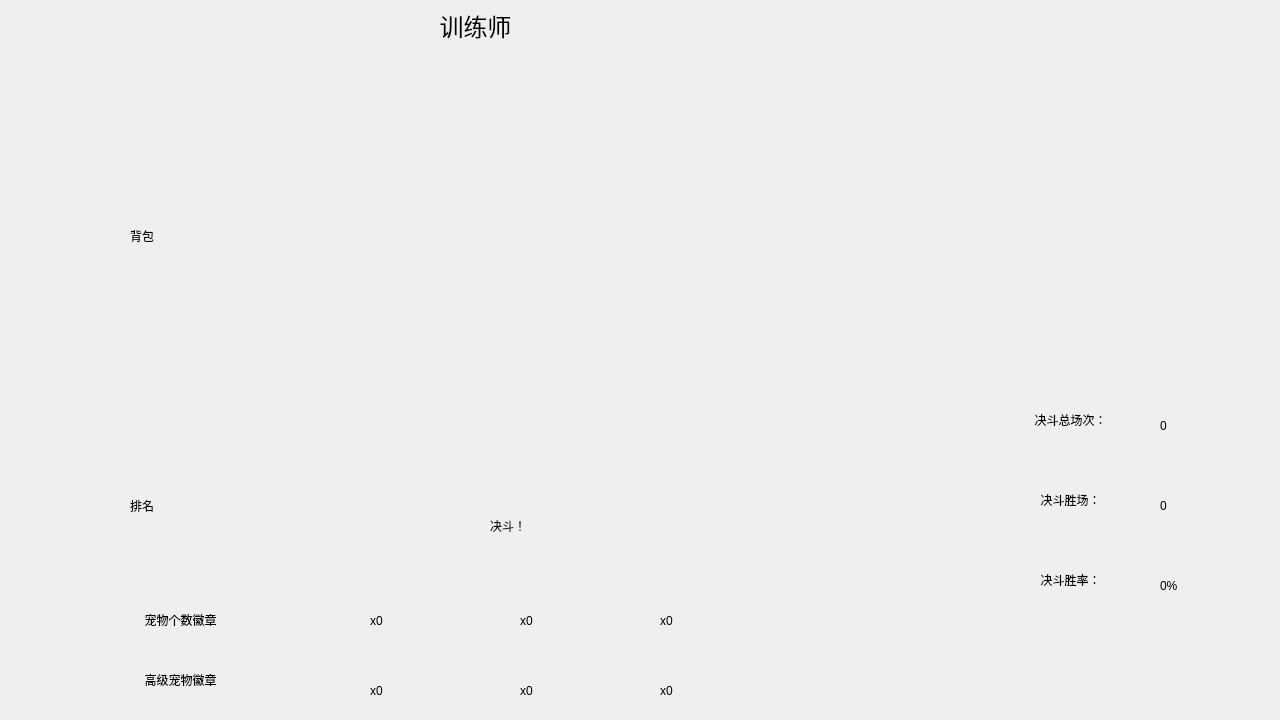
<?xml version="1.0" encoding="UTF-8"?>
<ui version="4.0">
 <class>Home</class>
 <widget class="QWidget" name="Home">
  <property name="geometry">
   <rect>
    <x>0</x>
    <y>0</y>
    <width>1280</width>
    <height>720</height>
   </rect>
  </property>
  <property name="minimumSize">
   <size>
    <width>1280</width>
    <height>720</height>
   </size>
  </property>
  <property name="maximumSize">
   <size>
    <width>1280</width>
    <height>720</height>
   </size>
  </property>
  <property name="windowTitle">
   <string>Form</string>
  </property>
  <property name="styleSheet">
   <string notr="true">background-image: url(:/background/elements/home.jpg);</string>
  </property>
  <widget class="QPushButton" name="rankButton">
   <property name="geometry">
    <rect>
     <x>80</x>
     <y>360</y>
     <width>141</width>
     <height>128</height>
    </rect>
   </property>
   <property name="minimumSize">
    <size>
     <width>128</width>
     <height>128</height>
    </size>
   </property>
   <property name="styleSheet">
    <string notr="true">image: url(:/icon/elements/rank.png);
background: transparent;
border: none;
</string>
   </property>
   <property name="text">
    <string/>
   </property>
  </widget>
  <widget class="QPushButton" name="battleButton">
   <property name="geometry">
    <rect>
     <x>290</x>
     <y>40</y>
     <width>512</width>
     <height>512</height>
    </rect>
   </property>
   <property name="minimumSize">
    <size>
     <width>512</width>
     <height>512</height>
    </size>
   </property>
   <property name="styleSheet">
    <string notr="true">image: url(:/icon/elements/battle.png);
background: transparent;
border: none;</string>
   </property>
   <property name="text">
    <string/>
   </property>
  </widget>
  <widget class="QPushButton" name="bagButton">
   <property name="geometry">
    <rect>
     <x>90</x>
     <y>100</y>
     <width>128</width>
     <height>128</height>
    </rect>
   </property>
   <property name="minimumSize">
    <size>
     <width>128</width>
     <height>128</height>
    </size>
   </property>
   <property name="styleSheet">
    <string notr="true">image: url(:/icon/elements/bag.png);
background: transparent;
border: none;</string>
   </property>
   <property name="text">
    <string/>
   </property>
  </widget>
  <widget class="QLabel" name="bagLabel">
   <property name="geometry">
    <rect>
     <x>130</x>
     <y>220</y>
     <width>51</width>
     <height>31</height>
    </rect>
   </property>
   <property name="styleSheet">
    <string notr="true">background: transparent;
border: none;
font: 700 24pt &quot;Hannotate SC&quot;;</string>
   </property>
   <property name="text">
    <string>背包</string>
   </property>
  </widget>
  <widget class="QLabel" name="rankLable">
   <property name="geometry">
    <rect>
     <x>130</x>
     <y>490</y>
     <width>51</width>
     <height>31</height>
    </rect>
   </property>
   <property name="styleSheet">
    <string notr="true">background: transparent;
border: none;
font: 700 24pt &quot;Hannotate SC&quot;;</string>
   </property>
   <property name="text">
    <string>排名</string>
   </property>
  </widget>
  <widget class="QLabel" name="battleLabel">
   <property name="geometry">
    <rect>
     <x>490</x>
     <y>490</y>
     <width>131</width>
     <height>71</height>
    </rect>
   </property>
   <property name="styleSheet">
    <string notr="true">background: transparent;
border: none;
font: 700 48pt &quot;Hannotate SC&quot;;</string>
   </property>
   <property name="text">
    <string>决斗！</string>
   </property>
  </widget>
  <widget class="QLabel" name="pokemonCntMedalFrame">
   <property name="geometry">
    <rect>
     <x>70</x>
     <y>600</y>
     <width>221</width>
     <height>41</height>
    </rect>
   </property>
   <property name="styleSheet">
    <string notr="true">border-image: url(:/background/elements/frame2.png);
font: 700 24pt &quot;Hannotate SC&quot;;
background: transparent;
border: none;</string>
   </property>
   <property name="text">
    <string>&lt;html&gt;&lt;head/&gt;&lt;body&gt;&lt;p align=&quot;center&quot;&gt;宠物个数徽章&lt;/p&gt;&lt;/body&gt;&lt;/html&gt;</string>
   </property>
  </widget>
  <widget class="QLabel" name="highPokemonMedalFrame">
   <property name="geometry">
    <rect>
     <x>70</x>
     <y>660</y>
     <width>221</width>
     <height>41</height>
    </rect>
   </property>
   <property name="styleSheet">
    <string notr="true">border-image: url(:/background/elements/frame2.png);
font: 700 24pt &quot;Hannotate SC&quot;;
background: transparent;
border: none;
</string>
   </property>
   <property name="text">
    <string>&lt;html&gt;&lt;head/&gt;&lt;body&gt;&lt;p align=&quot;center&quot;&gt;高级宠物徽章&lt;/p&gt;&lt;/body&gt;&lt;/html&gt;</string>
   </property>
  </widget>
  <widget class="QLabel" name="pokemonCntMedalGoldenIcon">
   <property name="geometry">
    <rect>
     <x>310</x>
     <y>590</y>
     <width>51</width>
     <height>51</height>
    </rect>
   </property>
   <property name="styleSheet">
    <string notr="true">image: url(:/icon/elements/golden.png);
background: transparent;
border: none;</string>
   </property>
   <property name="text">
    <string/>
   </property>
  </widget>
  <widget class="QLabel" name="pokemonCntMedalGoldenLabel">
   <property name="geometry">
    <rect>
     <x>370</x>
     <y>610</y>
     <width>81</width>
     <height>21</height>
    </rect>
   </property>
   <property name="styleSheet">
    <string notr="true">font: 24pt &quot;Hannotate SC&quot;;
background: transparent;
border: none;</string>
   </property>
   <property name="text">
    <string>x0</string>
   </property>
  </widget>
  <widget class="QLabel" name="highPokemonMedalGoldenIcon">
   <property name="geometry">
    <rect>
     <x>310</x>
     <y>660</y>
     <width>51</width>
     <height>51</height>
    </rect>
   </property>
   <property name="styleSheet">
    <string notr="true">image: url(:/icon/elements/golden.png);
background: transparent;
border: none;</string>
   </property>
   <property name="text">
    <string/>
   </property>
  </widget>
  <widget class="QLabel" name="highPokemonMedalGoldenLabel">
   <property name="geometry">
    <rect>
     <x>370</x>
     <y>680</y>
     <width>81</width>
     <height>21</height>
    </rect>
   </property>
   <property name="styleSheet">
    <string notr="true">font: 24pt &quot;Hannotate SC&quot;;
background: transparent;
border: none;</string>
   </property>
   <property name="text">
    <string>x0</string>
   </property>
  </widget>
  <widget class="QLabel" name="pokemonCntMedalSilverIcon">
   <property name="geometry">
    <rect>
     <x>460</x>
     <y>590</y>
     <width>51</width>
     <height>51</height>
    </rect>
   </property>
   <property name="styleSheet">
    <string notr="true">image: url(:/icon/elements/silver.png);
background: transparent;
border: none;</string>
   </property>
   <property name="text">
    <string/>
   </property>
  </widget>
  <widget class="QLabel" name="highPokemonMedalSilverLabel">
   <property name="geometry">
    <rect>
     <x>520</x>
     <y>680</y>
     <width>81</width>
     <height>21</height>
    </rect>
   </property>
   <property name="styleSheet">
    <string notr="true">font: 24pt &quot;Hannotate SC&quot;;
background: transparent;
border: none;</string>
   </property>
   <property name="text">
    <string>x0</string>
   </property>
  </widget>
  <widget class="QLabel" name="highPokemonMedalSilverIcon">
   <property name="geometry">
    <rect>
     <x>460</x>
     <y>660</y>
     <width>51</width>
     <height>51</height>
    </rect>
   </property>
   <property name="styleSheet">
    <string notr="true">image: url(:/icon/elements/silver.png);
background: transparent;
border: none;</string>
   </property>
   <property name="text">
    <string/>
   </property>
  </widget>
  <widget class="QLabel" name="pokemonCntMedalSilverLabel">
   <property name="geometry">
    <rect>
     <x>520</x>
     <y>610</y>
     <width>81</width>
     <height>21</height>
    </rect>
   </property>
   <property name="styleSheet">
    <string notr="true">font: 24pt &quot;Hannotate SC&quot;;
background: transparent;
border: none;</string>
   </property>
   <property name="text">
    <string>x0</string>
   </property>
  </widget>
  <widget class="QLabel" name="pokemonCntMedalBronzeIcon">
   <property name="geometry">
    <rect>
     <x>600</x>
     <y>590</y>
     <width>51</width>
     <height>51</height>
    </rect>
   </property>
   <property name="styleSheet">
    <string notr="true">image: url(:/icon/elements/bronze.png);
background: transparent;
border: none;</string>
   </property>
   <property name="text">
    <string/>
   </property>
  </widget>
  <widget class="QLabel" name="highPokemonMedalBronzeLabel">
   <property name="geometry">
    <rect>
     <x>660</x>
     <y>680</y>
     <width>91</width>
     <height>21</height>
    </rect>
   </property>
   <property name="styleSheet">
    <string notr="true">font: 24pt &quot;Hannotate SC&quot;;
background: transparent;
border: none;</string>
   </property>
   <property name="text">
    <string>x0</string>
   </property>
  </widget>
  <widget class="QLabel" name="highPokemonMedalBronzeIcon">
   <property name="geometry">
    <rect>
     <x>600</x>
     <y>660</y>
     <width>51</width>
     <height>51</height>
    </rect>
   </property>
   <property name="styleSheet">
    <string notr="true">image: url(:/icon/elements/bronze.png);
background: transparent;
border: none;</string>
   </property>
   <property name="text">
    <string/>
   </property>
  </widget>
  <widget class="QLabel" name="pokemonCntMedalBronzeLabel">
   <property name="geometry">
    <rect>
     <x>660</x>
     <y>610</y>
     <width>91</width>
     <height>21</height>
    </rect>
   </property>
   <property name="styleSheet">
    <string notr="true">font: 24pt &quot;Hannotate SC&quot;;
background: transparent;
border: none;</string>
   </property>
   <property name="text">
    <string>x0</string>
   </property>
  </widget>
  <widget class="QPushButton" name="backButton">
   <property name="geometry">
    <rect>
     <x>1160</x>
     <y>0</y>
     <width>100</width>
     <height>81</height>
    </rect>
   </property>
   <property name="styleSheet">
    <string notr="true">image: url(:/icon/elements/close.png);
background: transparent;
border: none;
</string>
   </property>
   <property name="text">
    <string/>
   </property>
  </widget>
  <widget class="QLabel" name="nameFrame">
   <property name="geometry">
    <rect>
     <x>80</x>
     <y>0</y>
     <width>771</width>
     <height>81</height>
    </rect>
   </property>
   <property name="styleSheet">
    <string notr="true">border-image: url(:/background/elements/name.png);
background: transparent;
border: none;</string>
   </property>
   <property name="text">
    <string>&lt;html&gt;&lt;head/&gt;&lt;body&gt;&lt;p align=&quot;center&quot;&gt;&lt;br/&gt;&lt;/p&gt;&lt;/body&gt;&lt;/html&gt;</string>
   </property>
  </widget>
  <widget class="QLabel" name="nameLabel">
   <property name="geometry">
    <rect>
     <x>240</x>
     <y>0</y>
     <width>471</width>
     <height>51</height>
    </rect>
   </property>
   <property name="styleSheet">
    <string notr="true">background: transparent;
border: none;
font: 700 48pt &quot;Hannotate SC&quot;;</string>
   </property>
   <property name="text">
    <string>&lt;html&gt;&lt;head/&gt;&lt;body&gt;&lt;p align=&quot;center&quot;&gt;&lt;span style=&quot; font-size:18pt;&quot;&gt;训练师&lt;/span&gt;&lt;/p&gt;&lt;/body&gt;&lt;/html&gt;</string>
   </property>
  </widget>
  <widget class="QLabel" name="battleCntLable">
   <property name="geometry">
    <rect>
     <x>990</x>
     <y>400</y>
     <width>161</width>
     <height>41</height>
    </rect>
   </property>
   <property name="styleSheet">
    <string notr="true">border-image: url(:/background/elements/frame2.png);
font: 700 24pt &quot;Hannotate SC&quot;;
background: transparent;
border: none;</string>
   </property>
   <property name="text">
    <string>&lt;html&gt;&lt;head/&gt;&lt;body&gt;&lt;p align=&quot;center&quot;&gt;决斗总场次：&lt;/p&gt;&lt;/body&gt;&lt;/html&gt;</string>
   </property>
  </widget>
  <widget class="QLabel" name="battleWinCntLabel">
   <property name="geometry">
    <rect>
     <x>990</x>
     <y>480</y>
     <width>161</width>
     <height>41</height>
    </rect>
   </property>
   <property name="styleSheet">
    <string notr="true">border-image: url(:/background/elements/frame2.png);
font: 700 24pt &quot;Hannotate SC&quot;;
background: transparent;
border: none;</string>
   </property>
   <property name="text">
    <string>&lt;html&gt;&lt;head/&gt;&lt;body&gt;&lt;p align=&quot;center&quot;&gt;决斗胜场：&lt;/p&gt;&lt;/body&gt;&lt;/html&gt;</string>
   </property>
  </widget>
  <widget class="QLabel" name="battleWinRateLabel">
   <property name="geometry">
    <rect>
     <x>990</x>
     <y>560</y>
     <width>161</width>
     <height>41</height>
    </rect>
   </property>
   <property name="styleSheet">
    <string notr="true">border-image: url(:/background/elements/frame2.png);
font: 700 24pt &quot;Hannotate SC&quot;;
background: transparent;
border: none;</string>
   </property>
   <property name="text">
    <string>&lt;html&gt;&lt;head/&gt;&lt;body&gt;&lt;p align=&quot;center&quot;&gt;决斗胜率：&lt;/p&gt;&lt;/body&gt;&lt;/html&gt;</string>
   </property>
  </widget>
  <widget class="QLabel" name="battleCnt">
   <property name="geometry">
    <rect>
     <x>1160</x>
     <y>410</y>
     <width>111</width>
     <height>31</height>
    </rect>
   </property>
   <property name="styleSheet">
    <string notr="true">font: 700 24pt &quot;Hannotate SC&quot;;
background: transparent;
border: none;</string>
   </property>
   <property name="text">
    <string>0</string>
   </property>
  </widget>
  <widget class="QLabel" name="battleWinCnt">
   <property name="geometry">
    <rect>
     <x>1160</x>
     <y>490</y>
     <width>111</width>
     <height>31</height>
    </rect>
   </property>
   <property name="styleSheet">
    <string notr="true">font: 700 24pt &quot;Hannotate SC&quot;;
background: transparent;
border: none;</string>
   </property>
   <property name="text">
    <string>0</string>
   </property>
  </widget>
  <widget class="QLabel" name="battleWinRate">
   <property name="geometry">
    <rect>
     <x>1160</x>
     <y>570</y>
     <width>111</width>
     <height>31</height>
    </rect>
   </property>
   <property name="styleSheet">
    <string notr="true">font: 700 24pt &quot;Hannotate SC&quot;;
background: transparent;
border: none;</string>
   </property>
   <property name="text">
    <string>0%</string>
   </property>
  </widget>
  <widget class="QPushButton" name="flashButton">
   <property name="geometry">
    <rect>
     <x>1140</x>
     <y>640</y>
     <width>61</width>
     <height>51</height>
    </rect>
   </property>
   <property name="styleSheet">
    <string notr="true">image: url(:/icon/elements/flash.png);
background: transparent;
border: none;</string>
   </property>
   <property name="text">
    <string/>
   </property>
  </widget>
 </widget>
 <resources/>
 <connections/>
</ui>
